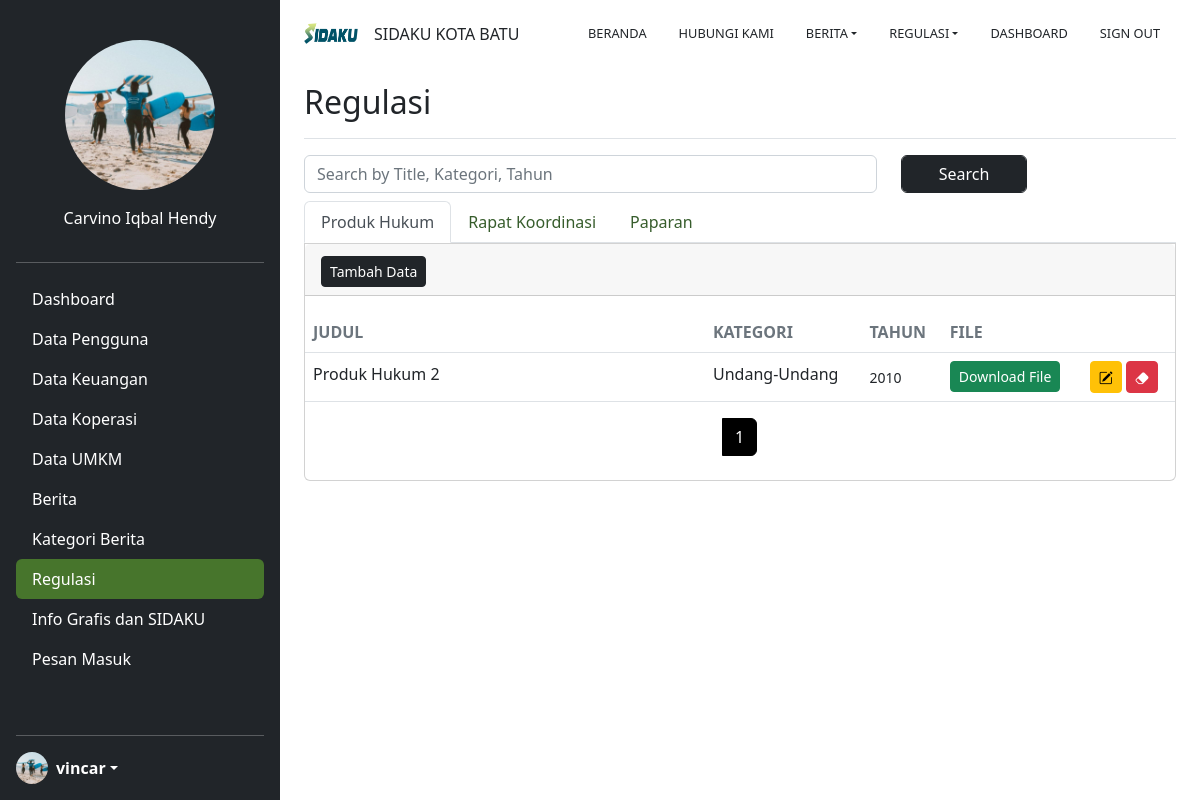
Page /sidaku_admin/regulasi/master (signed in) on the earlier database version.
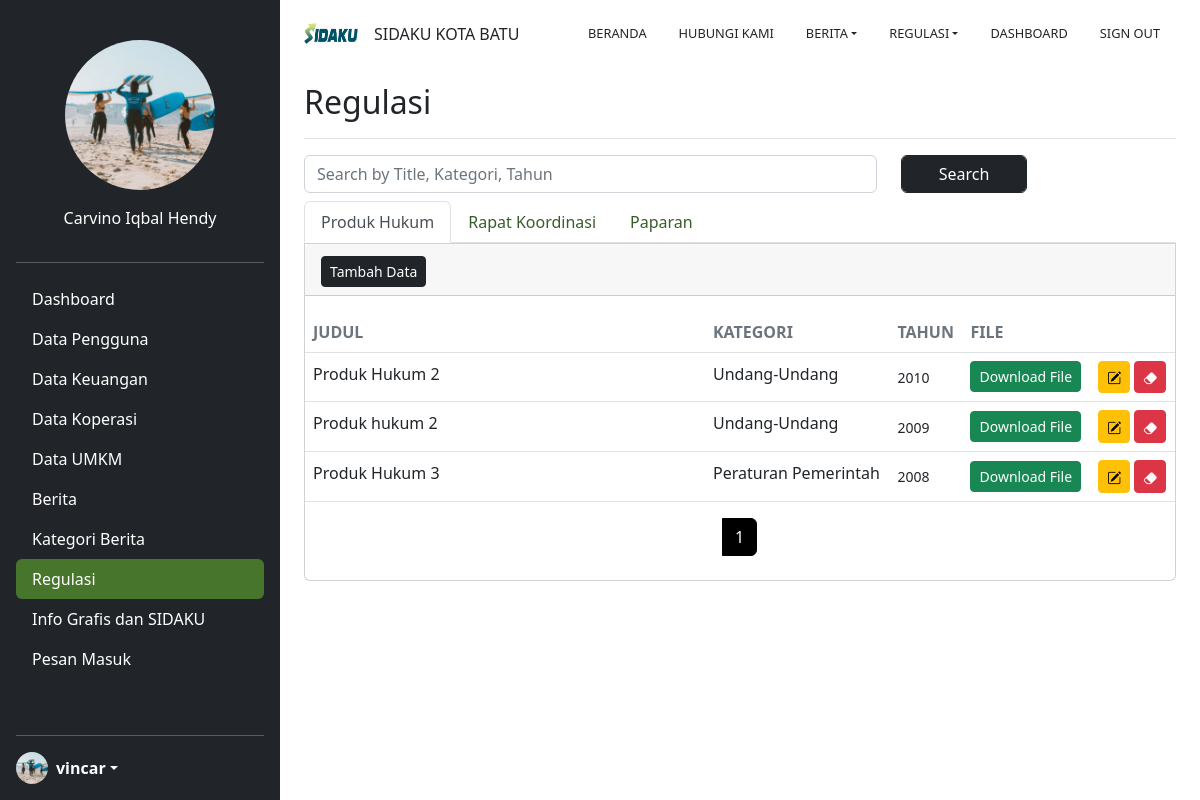
Same page on the later database version.
### regulasi/models.py (models this page shows, shortened)
class RegulasiModel(models.Model):
    UU     = 1
    PUU    = 2
    PPEM   = 3
    PPRES  = 4
    KIP    = 5
    PMEN   = 6
    KEPMEN = 7
    KEPDEP = 8
    PTER   = 9
    PETPEL = 10
    SUED   = 11
    KATEGORI_CHOICES = [
        (UU, ("Undang-Undang")),
        (PUU, ("Perancangan Undang-Undang")),
        (PPEM, ("Peraturan Pemerintah")),
        (PPRES, ("Peraturan Presiden")),
        (KIP, ("Keputusan dan Intruksi Presiden")),
        (PMEN, ("Peraturan Mentri")),
        (KEPMEN, ("Keputusan Mentri")),
        (KEPDEP, ("Keputusan Deputi")),
        (PTER, ("Peraturan Terkait")),
        (PETPEL, ("Petunjuk Pelaksanaan")),
        (SUED, ("Surat Edaran")),
    ]
    PRODHK      = 1
    RPTKOR      = 2
    PPRN        = 3
    TYPE_CHOICES = [
        (PRODHK, ("Produk Hukum")),
        (RPTKOR, ("Rapat Koordinasi")),
        (PPRN, ("Paparan")),
    ]
    title          = models.CharField(max_length=255)
    type           = models.PositiveSmallIntegerField(choices=TYPE_CHOICES, null=True, blank=True)
    tahun          = models.IntegerField(null=True, blank=True)
    kategori       = models.PositiveIntegerField(choices=KATEGORI_CHOICES, null=True, blank=True)
    documentFile   = models.FileField(upload_to="documents/regulasi/")
    created_by      = models.CharField(max_length=25,blank=True, null=True)
    created_date    = models.DateTimeField(auto_now_add=True)
    modified_by     = models.CharField(max_length=25,blank=True, null=True)
    modified_date   = models.DateTimeField(auto_now=True)
    class Meta:
        db_table = 'regulasi_data'
        verbose_name_plural = 'regulasi_data'

### regulasi/views.py (the view, shortened to what this page needs)
# urls.py: path('master', views.master_regul, name='master_regul'),
@login_required(login_url=settings.LOGIN_URL)
def master_regul(request):
    search =""
    tables_1 = RegulasiModel.objects.filter(type = 1)
    tables_2 = RegulasiModel.objects.filter(type = 2)
    tables_3 = RegulasiModel.objects.filter(type = 3)
    paginator_1   = Paginator(tables_1, 10) # Show 25 contacts per page.
    page_number_1 = request.GET.get('page_1')
    page_reg_1    = paginator_1.get_page(page_number_1)
    paginator_2   = Paginator(tables_2, 10) # Show 25 contacts per page.
    page_number_2 = request.GET.get('page_2')
    page_reg_2   = paginator_2.get_page(page_number_2)
    paginator_3   = Paginator(tables_3, 10) # Show 25 contacts per page.
    page_number_3 = request.GET.get('page_3')
    page_reg_3   = paginator_3.get_page(page_number_3)
    tab_active = 'tab_1'
    if page_number_2 :
        tab_active = 'tab_2'
    elif page_number_3 :
        tab_active = 'tab_3'
    elif page_number_1 :
        tab_active = 'tab_1'
    list_data = {
        'side_active'   : 'regul',
        'tables_1' : tables_1,
        'tables_2' : tables_2,
        'tables_3' : tables_3,
        'page_reg_1' : page_reg_1,
        'page_reg_2' : page_reg_2,
        'page_reg_3' : page_reg_3,
        'tab_active' : tab_active,
    }
    return render (request, 'master_regul.html', list_data)

### homepage/context_processors.py (called while the page is built)
def GetCompany(request):
    tables_company = CompanySetupModel.objects.get()
    datetoday = datetime.today().weekday()
    myprof = None
    if request.user.is_authenticated :
        myprof, __  = UserProfile.objects.get_or_create(user=request.user)
    return {
            "tables_company" :tables_company,
            "weekday" : datetoday,
            "tables_profile" : myprof,
        }

### regulasi/templates/master_regul.html (shortened to what the changed rows need)
{% extends 'backend/base/main_base.html' %}
{% load filter_reg %}
{% block main_content %}
<div class="container">
  <div class="d-flex justify-content-between flex-wrap flex-md-nowrap align-items-center pt-3 pb-2 mb-3 border-bottom">
    <h1 class="h2">Regulasi </h1>
  </div>
  <div class="row">
    <div class="col-lg-12 col-md-12 mb-md-0 mb-4">
      <div class="tab-content" id="nav-tabContent">
        <div class="tab-pane fade  {% if tab_active == 'tab_1' %} show active {% endif %} " id="nav-phk" role="tabpanel" aria-labelledby="nav-phk-tab" tabindex="0">
          <div class="card rounded-0 rounded-bottom">
            <div class="card-body px-0 pb-2">
              <div class="table-responsive">
                <table class="table mb-0 table-hover">
                  <thead>
                    <tr>
                      <th class="text-uppercase text-secondary  font-weight-bolder opacity-7 ps-2">Judul</th>
                      <th class="text-uppercase text-secondary  font-weight-bolder opacity-7 ps-2">Kategori</th>
                      <th class="text-uppercase text-secondary  font-weight-bolder opacity-7 ps-2">Tahun</th>
                      <th class="text-uppercase text-secondary  font-weight-bolder opacity-7">
                        File
                      </th>
                      <th class="text-uppercase text-secondary  font-weight-bolder opacity-7"> </th>
                    </tr>
                  </thead>
                  <tbody>
                    {% for field in page_reg_1 %}
                    <tr>
                      <td style="width: 25rem;">
                        <div class="d-flex py-1">
                          <div class="d-flex flex-column text-break">
                            <h6 class="mb-0 text-sm"> <a class="text-decoration-none text-dark"  href="{% url 'regul:update_regul' field.id %}"> {{ field.title }} </a>
                            </h6>
                          </div>
                        </div>
                      </td>
                      <td>
                        <div class="d-flex py-1">
                          <div class="d-flex flex-column ">
                            <h6 class="mb-0 text-sm"> <a class="text-decoration-none text-dark"  href="{% url 'regul:update_regul' field.id %}">
                              {% GetKategoriName field.kategori as val_kat %}
                              {{ val_kat }}
                            </h6>
                          </div>
                        </div>
                      </td>
                      <td class="align-middle text-sm" >
                        <span class="text-xs small font-weight-bold text-break ">
                          <a class="text-decoration-none text-dark"  href="{% url 'regul:update_regul' field.id %}">
                            {{ field.tahun}}
                          </a>
                        </span>
                      </td>
                      <td class="align-middle text-sm">
                        <span class="text-xs font-weight-bold">
                          <a class="text-decoration-none text-dark"  href="{{field.documentFile.url}}" download> <button class="btn btn-sm btn-success">Download File</button> </a>
                        </span>
                      </td>
                      <td class="align-middle">
                        <a type="button" href="{% url 'regul:update_regul' field.id%}" class="btn btn-sm btn-warning"><i class="bi bi-pencil-square"></i></a>
                        {% if field.user.is_superuser %}
                        {% else %}
                        <button type="button" data-bs-toggle="modal" data-bs-target="#hapus-{{field.id}}"
                          class="btn btn-sm btn-danger" ><i class="bi bi-eraser-fill"> </i></button>
                        {% endif %}
                      </td>
                    </tr>
                    {% endfor %}
                  </tbody>
                </table>
              </div>
            </div>
          </div>
        </div>
      </div>
    </div>
  </div>
</div>
{% endblock %}

Differences in the rows shown:
added RegulasiModel: title "Produk hukum 2", val_kat "Undang-Undang", tahun "2009"
added RegulasiModel: title "Produk Hukum 3", val_kat "Peraturan Pemerintah", tahun "2008"
